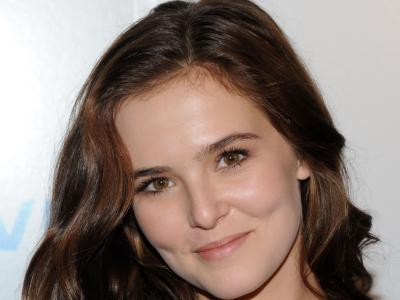
//> input picture assets/test_lite_emotion_ferplus.jpg, 400 x 300 px
$ ./fsanet_headpose_ncnn ../../assets/test_lite_age_googlenet.jpg ../../assets/test_lite_emotion_ferplus.jpg ../../assets/test_lite_emotion_ferplus.jpg ../../assets/test_lite_emotion_ferplus.jpg ../../assets/test_lite_emotion_ferplus.jpg   (built with g++ and OpenCV 4)
//> lines starting //> are read from the running program, lines starting //| are printed output that depends on the picture
#include <iostream>
#include <vector>
#include <string>
#include <cmath>
#include <opencv2/opencv.hpp>
#include <net.h>

int main(int argc, char **argv) {
    if (argc < 6) {
        std::cerr << "Usage: " << argv[0] << " <var_param_path> <var_bin_path> <conv_param_path> <conv_bin_path> <image_path>" << std::endl;
        return -1;
    }
    const std::string var_param_path = argv[1];
    const std::string var_bin_path = argv[2];
    const std::string conv_param_path = argv[3];
    const std::string conv_bin_path = argv[4];
    const std::string image_path = argv[5];

    // --- Load Image and Preprocess ---
    cv::Mat image = cv::imread(image_path);
//> image is the input picture: 300 rows x 400 cols, CV_8UC3; mean B, G, R 118.7, 126.2, 142.6
    if (image.empty()) {
        std::cerr << "Failed to load image: " << image_path << std::endl;
        return -1;
    }

    const int input_size = 64;

    // 1. Padding
    const float pad = 0.3f;
    const int h = image.rows;
//> h = 300
    const int w = image.cols;
//> w = 400
    const int nh = static_cast<int>(static_cast<float>(h) + pad * static_cast<float>(h));
//> nh = 390
    const int nw = static_cast<int>(static_cast<float>(w) + pad * static_cast<float>(w));
//> nw = 520
    const int nx1 = std::max(0, static_cast<int>((nw - w) / 2));
//> nx1 = 60
    const int ny1 = std::max(0, static_cast<int>((nh - h) / 2));
//> ny1 = 45

    cv::Mat padded_image = cv::Mat(nh, nw, CV_8UC3, cv::Scalar(0, 0, 0));
    image.copyTo(padded_image(cv::Rect(nx1, ny1, w, h)));
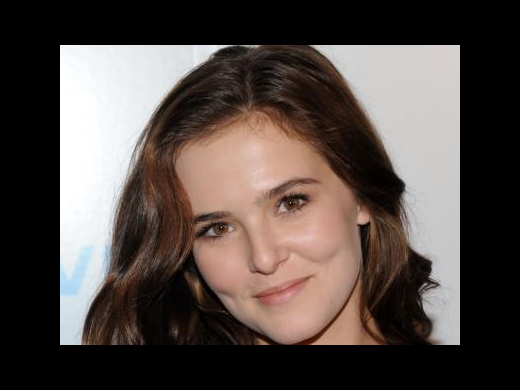
//> padded_image: 390 rows x 520 cols, CV_8UC3; mean B, G, R 70.2, 74.7, 84.4

    // 2. Resize
    cv::Mat resized;
    cv::resize(padded_image, resized, cv::Size(input_size, input_size));
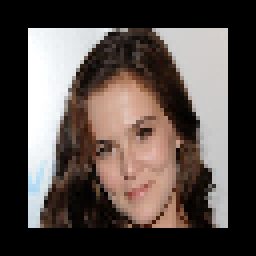
//> resized: 64 rows x 64 cols, CV_8UC3 (shown 4 times larger); mean B, G, R 73.5, 77.9, 87.7

    // 3. Normalize to ncnn::Mat
//> (the run ends here: the program needs code that is not available in this run, at `ncnn::Mat in = ncnn::Mat::from_pixels(resized.data, ncnn::Mat::PIXEL_B..`)

$ run again, on assets/test_lite_fsanet.jpg
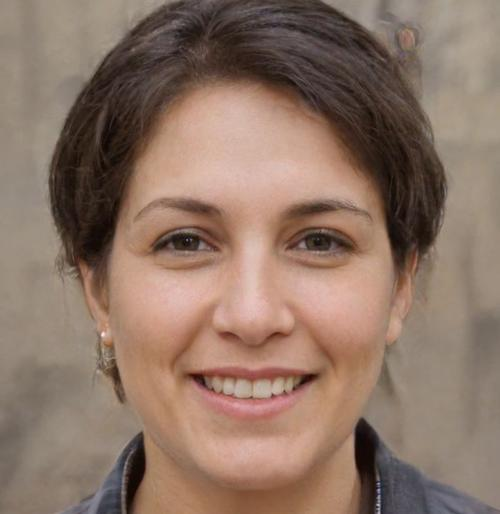
//> input picture assets/test_lite_fsanet.jpg, 500 x 514 px
//> image is the input picture: 514 rows x 500 cols, CV_8UC3; mean B, G, R 101.7, 116.3, 141.2
//> `image.copyTo(padded_image(cv::Rect(nx1, ny1, w, h)));`:
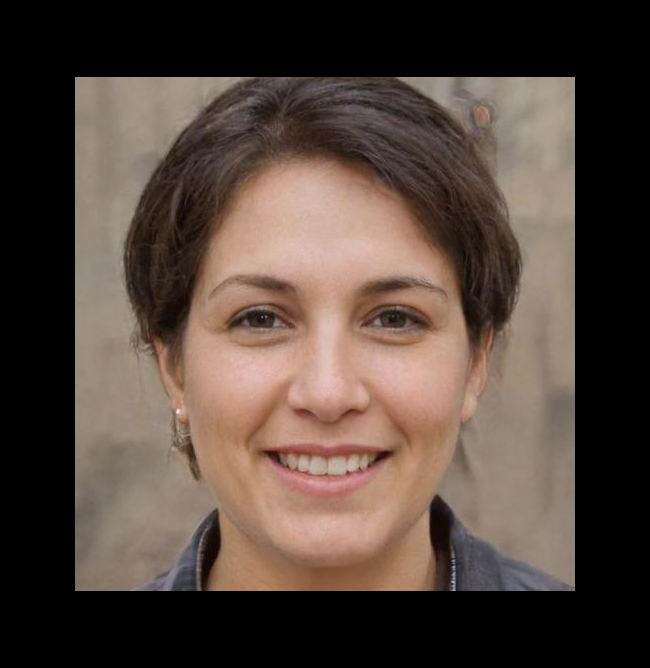
//> padded_image: 668 rows x 650 cols, CV_8UC3; mean B, G, R 60.2, 68.8, 83.6
//> `cv::resize(padded_image, resized, cv::Size(input_size, input_size));`:
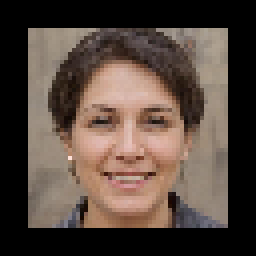
//> resized: 64 rows x 64 cols, CV_8UC3 (shown 4 times larger); mean B, G, R 62.3, 71.1, 86.1

$ run again, on assets/test_lite_ssrnet.jpg
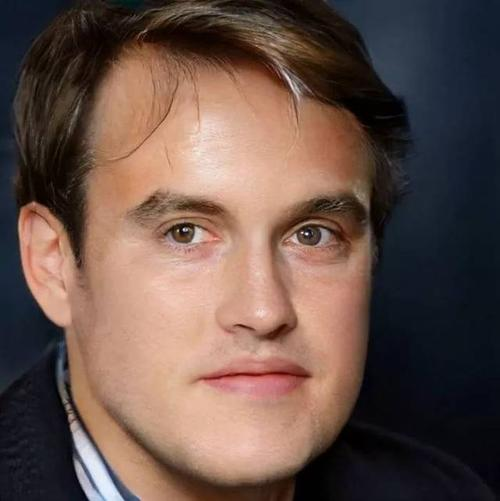
//> input picture assets/test_lite_ssrnet.jpg, 500 x 501 px
//> image is the input picture: 501 rows x 500 cols, CV_8UC3; mean B, G, R 73.3, 81.4, 103.4
//> `image.copyTo(padded_image(cv::Rect(nx1, ny1, w, h)));`:
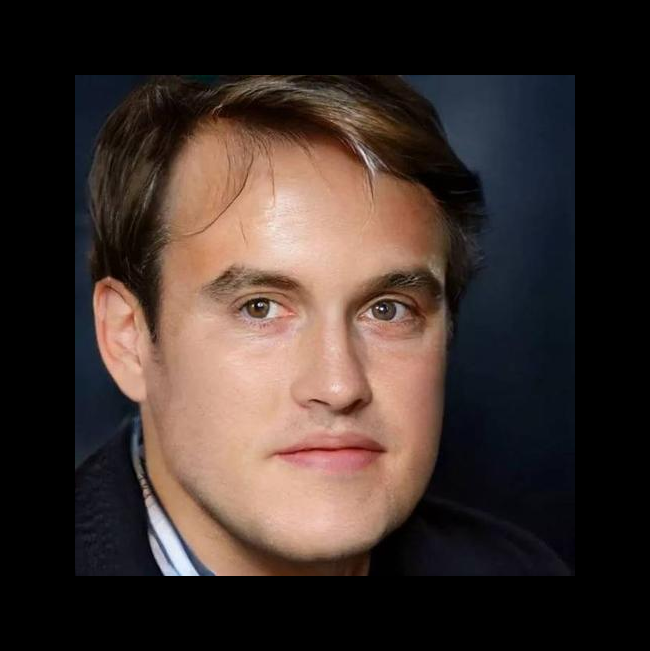
//> padded_image: 651 rows x 650 cols, CV_8UC3; mean B, G, R 43.4, 48.2, 61.2
//> `cv::resize(padded_image, resized, cv::Size(input_size, input_size));`:
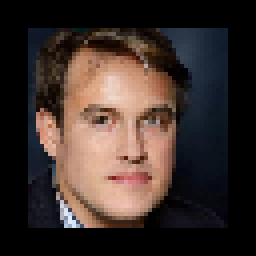
//> resized: 64 rows x 64 cols, CV_8UC3 (shown 4 times larger); mean B, G, R 44.2, 48.8, 61.8
